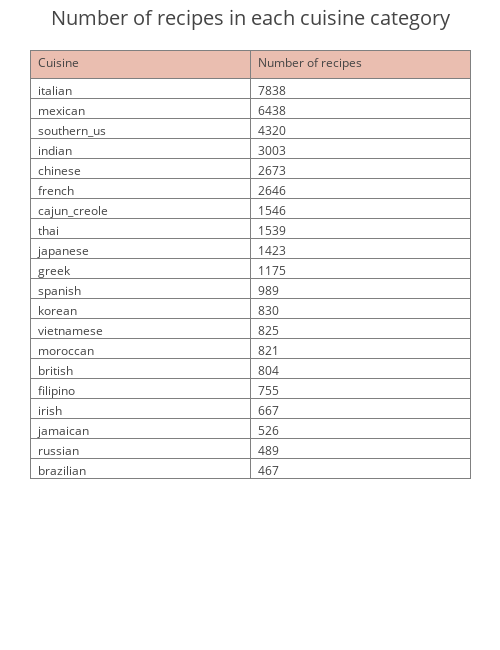

Notebook code cell kept with this figure:
### Markdown cell above
Create a table giving information on the number of times each cuisine is represented in the training sample

### Code cell
trace = go.Table(
                header=dict(values=['Cuisine','Number of recipes'],
                fill = dict(color=['#EABEB0']), 
                align = ['left'] * 5),
                cells=dict(values=[train_data.cuisine.value_counts().index,train_data.cuisine.value_counts()],
               align = ['left'] * 5))

layout = go.Layout(title='Number of recipes in each cuisine category',
                   titlefont = dict(size = 20),
                   width=500, height=650, 
                   paper_bgcolor =  'rgba(0,0,0,0)',
                   plot_bgcolor = 'rgba(0,0,0,0)',
                   autosize = False,
                   margin=dict(l=30,r=30,b=1,t=50,pad=1),
                   )
data = [trace]
fig = dict(data=data, layout=layout)
iplot(fig)

### Figure 1 — Plotly figure (JSON) as saved in the notebook; plotly's stock layout.template omitted (floating-point values rounded to 4 significant figures)
{"data": [{"cells": {"align": ["left", "left", "left", "left", "left"], "values": [["italian", "mexican", "southern_us", "indian", "chinese", "french", "cajun_creole", "thai", "japanese", "greek", "spanish", "korean", "vietnamese", "moroccan", "british", "filipino", "irish", "jamaican", "russian", "brazilian"], [7838, 6438, 4320, 3003, 2673, 2646, 1546, 1539, 1423, 1175, 989, 830, 825, 821, 804, 755, 667, 526, 489, 467]]}, "header": {"align": ["left", "left", "left", "left", "left"], "fill": {"color": ["#EABEB0"]}, "values": ["Cuisine", "Number of recipes"]}, "type": "table", "uid": "bebeceb0-71c4-4bce-8e2e-ddcd81057f45"}], "layout": {"autosize": false, "height": 650, "margin": {"b": 1, "l": 30, "pad": 1, "r": 30, "t": 50}, "paper_bgcolor": "rgba(0,0,0,0)", "plot_bgcolor": "rgba(0,0,0,0)", "title": {"font": {"size": 20}, "text": "Number of recipes in each cuisine category"}, "width": 500}}
